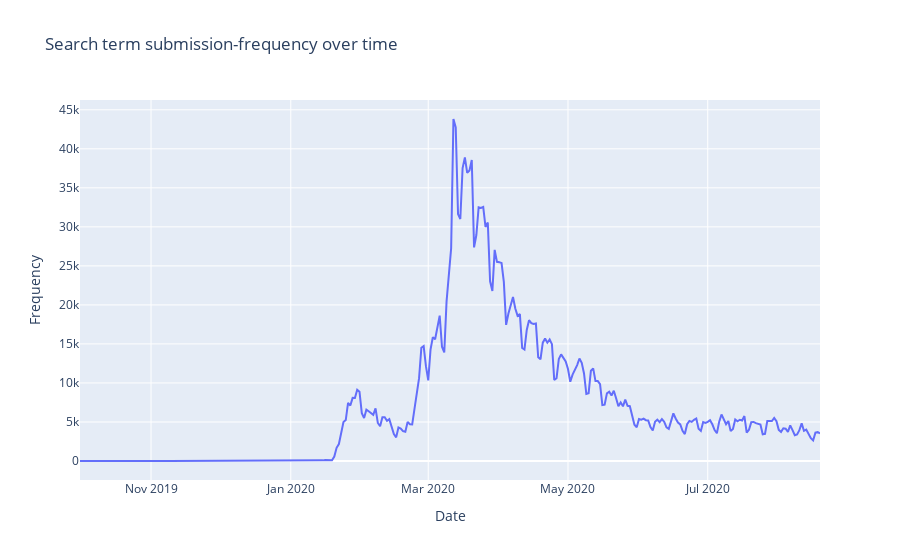

Notebook code for this chart:
### Code cell
fig = px.line(submissions_counts, x="key", y="doc_count", title="Search term submission-frequency over time", labels = {"key":"Date", "doc_count": "Frequency"})
fig.show()

### Figure 1 — Plotly figure (JSON) as saved in the notebook; plotly's stock layout.template omitted (floating-point values rounded to 4 significant figures; data arrays with more than 128 entries replaced by an {"elided": "..."} marker saying what was removed)
{"data": [{"hovertemplate": "Date=%{x}<br>Frequency=%{y}<extra></extra>", "legendgroup": "", "line": {"color": "#636efa", "dash": "solid"}, "mode": "lines", "name": "", "orientation": "v", "showlegend": false, "type": "scatter", "x": {"elided": "324 str values"}, "xaxis": "x", "y": {"elided": "324 int values"}, "yaxis": "y"}], "layout": {"autosize": true, "legend": {"tracegroupgap": 0}, "title": {"text": "Search term submission-frequency over time"}, "xaxis": {"anchor": "y", "autorange": true, "domain": [0, 1], "range": ["2019-10-01", "2020-08-19"], "title": {"text": "Date"}, "type": "date"}, "yaxis": {"anchor": "x", "autorange": true, "domain": [0, 1], "range": [-2434.0, 46260.0], "title": {"text": "Frequency"}, "type": "linear"}}}
